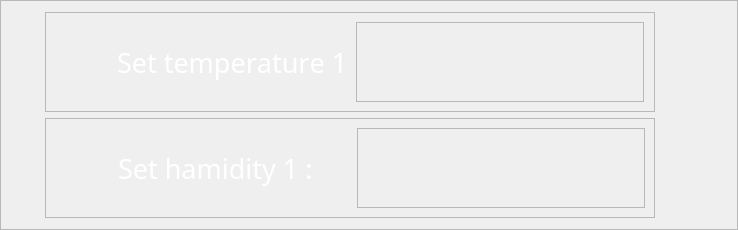
             <widget class="QFrame" name="frame_37">
              <property name="sizePolicy">
               <sizepolicy hsizetype="Expanding" vsizetype="Expanding">
                <horstretch>1</horstretch>
                <verstretch>1</verstretch>
               </sizepolicy>
              </property>
              <property name="minimumSize">
               <size>
                <width>573</width>
                <height>193</height>
               </size>
              </property>
              <property name="maximumSize">
               <size>
                <width>16777215</width>
                <height>255</height>
               </size>
              </property>
              <property name="frameShape">
               <enum>QFrame::StyledPanel</enum>
              </property>
              <property name="frameShadow">
               <enum>QFrame::Raised</enum>
              </property>
              <layout class="QVBoxLayout" name="verticalLayout_10">
               <property name="leftMargin">
                <number>44</number>
               </property>
               <property name="rightMargin">
                <number>82</number>
               </property>
               <item alignment="Qt::AlignVCenter">
                <widget class="QFrame" name="frame_38">
                 <property name="sizePolicy">
                  <sizepolicy hsizetype="Expanding" vsizetype="Expanding">
                   <horstretch>1</horstretch>
                   <verstretch>1</verstretch>
                  </sizepolicy>
                 </property>
                 <property name="minimumSize">
                  <size>
                   <width>445</width>
                   <height>82</height>
                  </size>
                 </property>
                 <property name="maximumSize">
                  <size>
                   <width>16777215</width>
                   <height>100</height>
                  </size>
                 </property>
                 <property name="styleSheet">
                  <string notr="true">#frame_38{
	
	border-image: url(:/images/phptps/frame 1-01.svg);

}</string>
                 </property>
                 <property name="frameShape">
                  <enum>QFrame::StyledPanel</enum>
                 </property>
                 <property name="frameShadow">
                  <enum>QFrame::Raised</enum>
                 </property>
                 <layout class="QHBoxLayout" name="horizontalLayout_42">
                  <property name="rightMargin">
                   <number>10</number>
                  </property>
                  <item>
                   <widget class="QFrame" name="frame_70">
                    <property name="sizePolicy">
                     <sizepolicy hsizetype="Expanding" vsizetype="Expanding">
                      <horstretch>1</horstretch>
                      <verstretch>1</verstretch>
                     </sizepolicy>
                    </property>
                    <property name="minimumSize">
                     <size>
                      <width>195</width>
                      <height>64</height>
                     </size>
                    </property>
                    <property name="styleSheet">
                     <string notr="true">#frame_70{
	border:none;
	background-color: none;

}</string>
                    </property>
                    <property name="frameShape">
                     <enum>QFrame::StyledPanel</enum>
                    </property>
                    <property name="frameShadow">
                     <enum>QFrame::Raised</enum>
                    </property>
                    <layout class="QHBoxLayout" name="horizontalLayout_43">
                     <property name="leftMargin">
                      <number>0</number>
                     </property>
                     <property name="topMargin">
                      <number>0</number>
                     </property>
                     <property name="rightMargin">
                      <number>0</number>
                     </property>
                     <property name="bottomMargin">
                      <number>0</number>
                     </property>
                     <item>
                      <widget class="QLabel" name="temp_image_down_21">
                       <property name="sizePolicy">
                        <sizepolicy hsizetype="Expanding" vsizetype="Expanding">
                         <horstretch>2</horstretch>
                         <verstretch>2</verstretch>
                        </sizepolicy>
                       </property>
                       <property name="minimumSize">
                        <size>
                         <width>44</width>
                         <height>64</height>
                        </size>
                       </property>
                       <property name="styleSheet">
                        <string notr="true">background-color: none;
	image: url(:/images/phptps/tama-sanj-07.svg);</string>
                       </property>
                       <property name="text">
                        <string/>
                       </property>
                      </widget>
                     </item>
                     <item>
                      <widget class="QLabel" name="curent_temp_label_19">
                       <property name="sizePolicy">
                        <sizepolicy hsizetype="Expanding" vsizetype="Expanding">
                         <horstretch>8</horstretch>
                         <verstretch>8</verstretch>
                        </sizepolicy>
                       </property>
                       <property name="minimumSize">
                        <size>
                         <width>233</width>
                         <height>63</height>
                        </size>
                       </property>
                       <property name="font">
                        <font>
                         <family>Bahnschrift SemiLight SemiConde</family>
                         <pointsize>20</pointsize>
                         <weight>50</weight>
                         <italic>false</italic>
                         <bold>false</bold>
                         <underline>false</underline>
                         <strikeout>false</strikeout>
                         <kerning>false</kerning>
                        </font>
                       </property>
                       <property name="styleSheet">
                        <string notr="true">
	
background-color: none;
		color: white;
	
</string>
                       </property>
                       <property name="text">
                        <string>Set temperature 1 :</string>
                       </property>
                      </widget>
                     </item>
                     <item>
                      <widget class="QFrame" name="frame_39">
                       <property name="sizePolicy">
                        <sizepolicy hsizetype="Expanding" vsizetype="Expanding">
                         <horstretch>0</horstretch>
                         <verstretch>0</verstretch>
                        </sizepolicy>
                       </property>
                       <property name="minimumSize">
                        <size>
                         <width>148</width>
                         <height>0</height>
                        </size>
                       </property>
                       <property name="styleSheet">
                        <string notr="true">background-color: none;</string>
                       </property>
                       <property name="inputMethodHints">
                        <set>Qt::ImhFormattedNumbersOnly</set>
                       </property>
                       <property name="frameShape">
                        <enum>QFrame::StyledPanel</enum>
                       </property>
                       <property name="frameShadow">
                        <enum>QFrame::Raised</enum>
                       </property>
                       <layout class="QHBoxLayout" name="horizontalLayout_44">
                        <property name="topMargin">
                         <number>16</number>
                        </property>
                        <property name="rightMargin">
                         <number>21</number>
                        </property>
                        <item>
                         <widget class="QTextEdit" name="textEdit_4">
                          <property name="minimumSize">
                           <size>
                            <width>132</width>
                            <height>0</height>
                           </size>
                          </property>
                          <property name="font">
                           <font>
                            <pointsize>21</pointsize>
                           </font>
                          </property>
                          <property name="styleSheet">
                           <string notr="true">background-color: transparent;
border:none;
color: rgb(255, 255, 255);</string>
                          </property>
                          <property name="verticalScrollBarPolicy">
                           <enum>Qt::ScrollBarAlwaysOff</enum>
                          </property>
                          <property name="horizontalScrollBarPolicy">
                           <enum>Qt::ScrollBarAlwaysOff</enum>
                          </property>
                          <property name="tabChangesFocus">
                           <bool>false</bool>
                          </property>
                          <property name="lineWrapMode">
                           <enum>QTextEdit::NoWrap</enum>
                          </property>
                          <property name="lineWrapColumnOrWidth">
                           <number>2</number>
                          </property>
                          <property name="acceptRichText">
                           <bool>true</bool>
                          </property>
                          <property name="cursorWidth">
                           <number>2</number>
                          </property>
                         </widget>
                        </item>
                       </layout>
                      </widget>
                     </item>
                    </layout>
                   </widget>
                  </item>
                 </layout>
                </widget>
               </item>
               <item>
                <widget class="QFrame" name="frame_40">
                 <property name="sizePolicy">
                  <sizepolicy hsizetype="Expanding" vsizetype="Expanding">
                   <horstretch>1</horstretch>
                   <verstretch>1</verstretch>
                  </sizepolicy>
                 </property>
                 <property name="maximumSize">
                  <size>
                   <width>16777215</width>
                   <height>100</height>
                  </size>
                 </property>
                 <property name="styleSheet">
                  <string notr="true">#frame_40{
	
	border-image: url(:/images/phptps/frame 1-01.svg);

}</string>
                 </property>
                 <property name="frameShape">
                  <enum>QFrame::StyledPanel</enum>
                 </property>
                 <property name="frameShadow">
                  <enum>QFrame::Raised</enum>
                 </property>
                 <layout class="QHBoxLayout" name="horizontalLayout_45">
                  <property name="leftMargin">
                   <number>0</number>
                  </property>
                  <property name="topMargin">
                   <number>0</number>
                  </property>
                  <property name="rightMargin">
                   <number>0</number>
                  </property>
                  <property name="bottomMargin">
                   <number>0</number>
                  </property>
                  <item alignment="Qt::AlignVCenter">
                   <widget class="QFrame" name="frame_71">
                    <property name="sizePolicy">
                     <sizepolicy hsizetype="Expanding" vsizetype="Expanding">
                      <horstretch>1</horstretch>
                      <verstretch>1</verstretch>
                     </sizepolicy>
                    </property>
                    <property name="minimumSize">
                     <size>
                      <width>445</width>
                      <height>82</height>
                     </size>
                    </property>
                    <property name="styleSheet">
                     <string notr="true">#frame_71{
	border:none;
	background-color: none;

}</string>
                    </property>
                    <property name="frameShape">
                     <enum>QFrame::StyledPanel</enum>
                    </property>
                    <property name="frameShadow">
                     <enum>QFrame::Raised</enum>
                    </property>
                    <layout class="QHBoxLayout" name="horizontalLayout_46">
                     <item>
                      <widget class="QLabel" name="temp_image_down_31">
                       <property name="sizePolicy">
                        <sizepolicy hsizetype="Expanding" vsizetype="Expanding">
                         <horstretch>2</horstretch>
                         <verstretch>2</verstretch>
                        </sizepolicy>
                       </property>
                       <property name="minimumSize">
                        <size>
                         <width>44</width>
                         <height>62</height>
                        </size>
                       </property>
                       <property name="styleSheet">
                        <string notr="true">background-color: none;
image: url(:/images/phptps/rotobat-07.svg);</string>
                       </property>
                       <property name="text">
                        <string/>
                       </property>
                      </widget>
                     </item>
                     <item>
                      <widget class="QLabel" name="curent_temp_label_29">
                       <property name="sizePolicy">
                        <sizepolicy hsizetype="Expanding" vsizetype="Expanding">
                         <horstretch>8</horstretch>
                         <verstretch>8</verstretch>
                        </sizepolicy>
                       </property>
                       <property name="minimumSize">
                        <size>
                         <width>233</width>
                         <height>63</height>
                        </size>
                       </property>
                       <property name="font">
                        <font>
                         <family>Bahnschrift SemiLight SemiConde</family>
                         <pointsize>20</pointsize>
                         <weight>50</weight>
                         <italic>false</italic>
                         <bold>false</bold>
                         <underline>false</underline>
                         <strikeout>false</strikeout>
                         <kerning>false</kerning>
                        </font>
                       </property>
                       <property name="styleSheet">
                        <string notr="true">background-color: none;
	
		color: white;
	
</string>
                       </property>
                       <property name="text">
                        <string>Set hamidity 1 :</string>
                       </property>
                      </widget>
                     </item>
                     <item>
                      <widget class="QFrame" name="frame_41">
                       <property name="sizePolicy">
                        <sizepolicy hsizetype="Expanding" vsizetype="Expanding">
                         <horstretch>0</horstretch>
                         <verstretch>0</verstretch>
                        </sizepolicy>
                       </property>
                       <property name="minimumSize">
                        <size>
                         <width>148</width>
                         <height>0</height>
                        </size>
                       </property>
                       <property name="styleSheet">
                        <string notr="true">background-color: none;</string>
                       </property>
                       <property name="inputMethodHints">
                        <set>Qt::ImhFormattedNumbersOnly</set>
                       </property>
                       <property name="frameShape">
                        <enum>QFrame::StyledPanel</enum>
                       </property>
                       <property name="frameShadow">
                        <enum>QFrame::Raised</enum>
                       </property>
                       <layout class="QHBoxLayout" name="horizontalLayout_47">
                        <property name="topMargin">
                         <number>16</number>
                        </property>
                        <property name="rightMargin">
                         <number>21</number>
                        </property>
                        <item>
                         <widget class="QTextEdit" name="textEdit_13">
                          <property name="minimumSize">
                           <size>
                            <width>132</width>
                            <height>0</height>
                           </size>
                          </property>
                          <property name="sizeIncrement">
                           <size>
                            <width>0</width>
                            <height>0</height>
                           </size>
                          </property>
                          <property name="font">
                           <font>
                            <pointsize>21</pointsize>
                           </font>
                          </property>
                          <property name="styleSheet">
                           <string notr="true">background-color: transparent;
border:none;
color: rgb(255, 255, 255);
</string>
                          </property>
                          <property name="verticalScrollBarPolicy">
                           <enum>Qt::ScrollBarAlwaysOff</enum>
                          </property>
                          <property name="horizontalScrollBarPolicy">
                           <enum>Qt::ScrollBarAlwaysOff</enum>
                          </property>
                          <property name="lineWrapMode">
                           <enum>QTextEdit::NoWrap</enum>
                          </property>
                         </widget>
                        </item>
                       </layout>
                      </widget>
                     </item>
                    </layout>
                   </widget>
                  </item>
                 </layout>
                </widget>
               </item>
              </layout>
             </widget>
